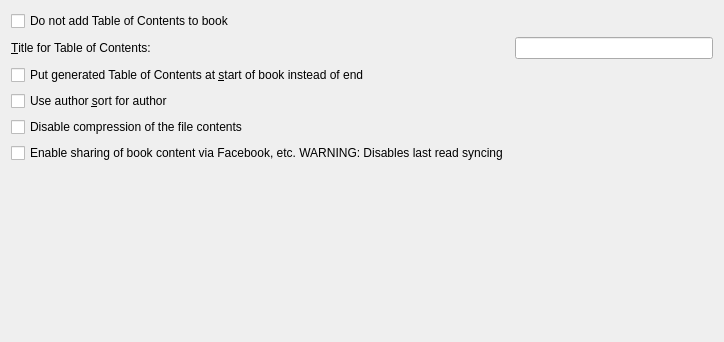
<?xml version="1.0" encoding="UTF-8"?>
<ui version="4.0">
 <class>Form</class>
 <widget class="QWidget" name="Form">
  <property name="geometry">
   <rect>
    <x>0</x>
    <y>0</y>
    <width>724</width>
    <height>342</height>
   </rect>
  </property>
  <property name="windowTitle">
   <string>Form</string>
  </property>
  <layout class="QGridLayout" name="gridLayout">
   <item row="6" column="0">
    <spacer name="verticalSpacer_2">
     <property name="orientation">
      <enum>Qt::Vertical</enum>
     </property>
     <property name="sizeHint" stdset="0">
      <size>
       <width>20</width>
       <height>40</height>
      </size>
     </property>
    </spacer>
   </item>
   <item row="3" column="0" colspan="2">
    <widget class="QCheckBox" name="opt_prefer_author_sort">
     <property name="text">
      <string>Use author &amp;sort for author</string>
     </property>
    </widget>
   </item>
   <item row="1" column="0">
    <widget class="QLabel" name="label">
     <property name="text">
      <string>&amp;Title for Table of Contents:</string>
     </property>
     <property name="buddy">
      <cstring>opt_toc_title</cstring>
     </property>
    </widget>
   </item>
   <item row="5" column="0">
    <widget class="QCheckBox" name="opt_share_not_sync">
     <property name="text">
      <string>Enable sharing of book content via Facebook, etc. WARNING: Disables last read syncing</string>
     </property>
    </widget>
   </item>
   <item row="0" column="0">
    <widget class="QCheckBox" name="opt_no_inline_toc">
     <property name="text">
      <string>Do not add Table of Contents to book</string>
     </property>
    </widget>
   </item>
   <item row="2" column="0" colspan="2">
    <widget class="QCheckBox" name="opt_mobi_toc_at_start">
     <property name="text">
      <string>Put generated Table of Contents at &amp;start of book instead of end</string>
     </property>
    </widget>
   </item>
   <item row="1" column="1">
    <widget class="QLineEdit" name="opt_toc_title"/>
   </item>
   <item row="4" column="0">
    <widget class="QCheckBox" name="opt_dont_compress">
     <property name="text">
      <string>Disable compression of the file contents</string>
     </property>
    </widget>
   </item>
  </layout>
 </widget>
 <resources/>
 <connections/>
</ui>
